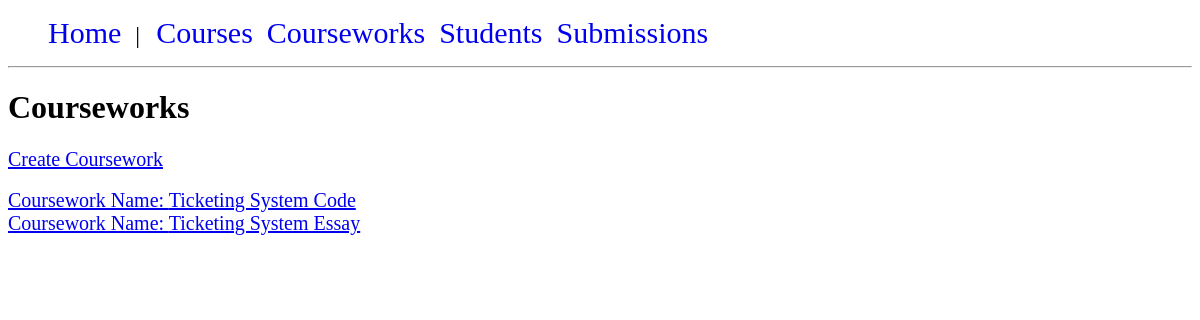
/courseworks/all_courseworks.php, run on the app's committed database.
### tables this page shows
CREATE TABLE "courseworks" (
	"coursework_id"	INTEGER NOT NULL PRIMARY KEY AUTOINCREMENT UNIQUE,
	"name"	TEXT(50) NOT NULL,
	"course_id"	INTEGER NOT NULL,
	"deadline"	DATE NOT NULL,
	"credit_weight"	INTEGER NOT NULL,
	"feedback_due_date"	DATE NOT NULL,
	FOREIGN KEY("course_id") REFERENCES "courses"("course_id")
);

### database/dbconnection.php (called while the page is built, shortened)
<?php
class DB {
    private static $instance = null;
    private static $pdo;
    public function __construct() {
        if (php_sapi_name() == "cli") {
            self::$pdo = new PDO("sqlite:database/courseworkapp.db");
        }
        else {
            self::$pdo = new PDO("sqlite:".$_SERVER['DOCUMENT_ROOT']."/database/courseworkapp.db");
        }
}
    public static function getInstance() : DB {
        if(!self::$instance)
        {
            self::$instance = new DB();
        }
        return self::$instance;
    }
    public static function run($sql, $params = NULL) {
        $stmt = self::$pdo->prepare($sql);
        $stmt->execute($params);
        return $stmt;
    }
}

### courseworks/coursework_functions.php (called while the page is built, shortened)
<?php
if (php_sapi_name() == "cli") {
    require_once getcwd() . '../database/dbconnection.php';
    require_once getcwd() . '../grades/grade_functions.php';
} else {
    require_once $_SERVER['DOCUMENT_ROOT'] . '/database/dbconnection.php';
}
function getAllCourseworks()
{
    $courseworks = DB::run("SELECT * FROM courseworks")->fetchAll(PDO::FETCH_ASSOC);
    return $courseworks;
}

### courseworks/all_courseworks.php (the view, shortened to what this page needs)
<?php
require_once 'coursework_functions.php';
$courseworks = getAllCourseworks();
echo '<h1>Courseworks</h1>';
echo "<a href='create_coursework_form.php'>Create Coursework</a>\n";
echo '<br>';
echo '<br>';
if ($courseworks) {
    foreach ($courseworks as $coursework) {
        echo "<a href='coursework_details.php?id=" . $coursework['coursework_id'] . "'> Coursework Name: " . $coursework['name'] . "</a>\n";
    }
} else {
    echo "<p>No courseworks available</p>";
}

### css/stylesheet.css (style rules this page uses)
#menu ul { list-style: none; }
#menu li { display: inline; padding-right: 10px; font-size: 24px; }
#menu a { text-decoration: none; font-size: 30px; }
a, p { font-size: 20px; }

### data on the page
courseworks: name "Ticketing System Code"
courseworks: name "Ticketing System Essay"
